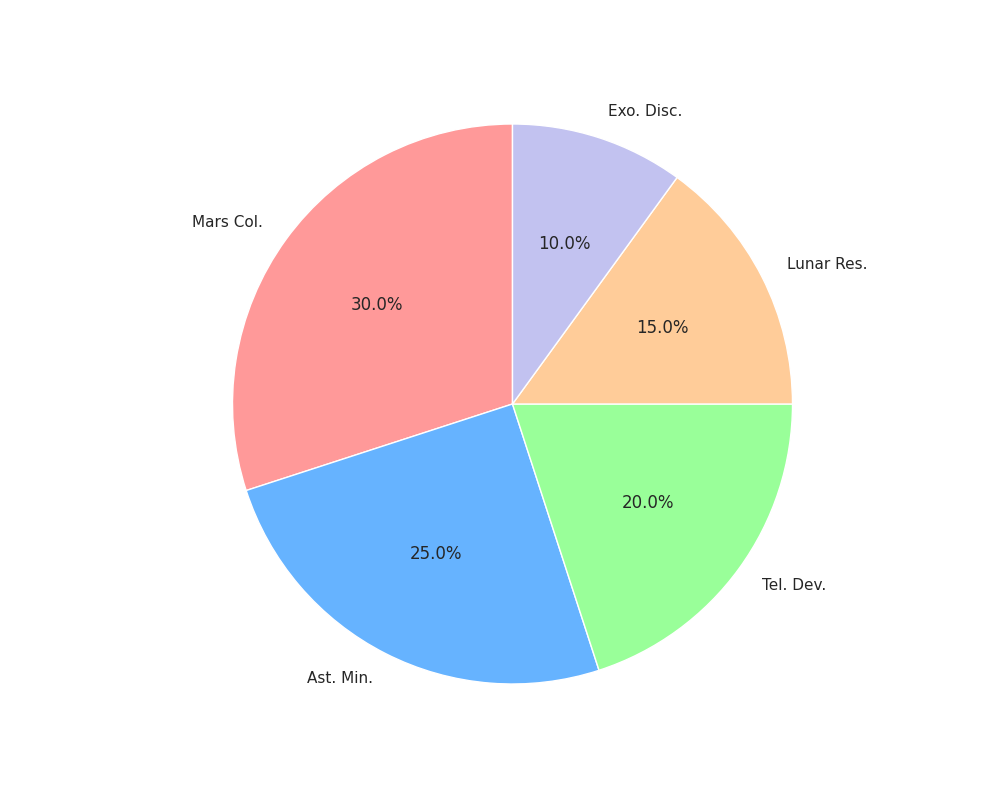

This figure's Python source:
import matplotlib.pyplot as plt

projects = ['Mars Col.', 'Ast. Min.', 'Tel. Dev.', 'Lunar Res.', 'Exo. Disc.']
budget_allocations = [30, 25, 20, 15, 10]
colors = ['#ff9999', '#66b3ff', '#99ff99', '#ffcc99', '#c2c2f0']

plt.figure(figsize=(10, 8))
plt.pie(budget_allocations, 
        labels=projects, 
        colors=colors, 
        autopct='%1.1f%%',
        startangle=90)

plt.axis('equal')  
plt.show()
